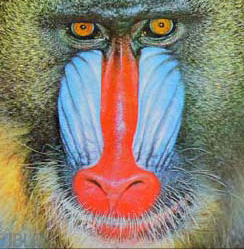
#> input picture TH/Chapter03/Monkey.PNG, 244 x 249 px, found by its file name
$ python Balance_Histogram.py
#> lines starting #> are read from the running program, lines starting #| are printed output that depends on the picture
#Created by Tran Phuoc Loi 2101076

import cv2 as cv
from matplotlib import pyplot as plt
import numpy as np

img = cv.imread('Monkey.png',0)
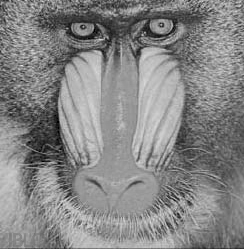
#> img: shape (249, 244); min 0, max 233, mean 133.8
equ = cv.equalizeHist(img)
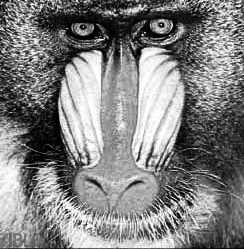
#> equ: shape (249, 244); min 0, max 255, mean 128.6

cv.imshow('Image',img)
cv.waitKey(0)
plt.hist(img.ravel(),256,[0,255])
plt.show()
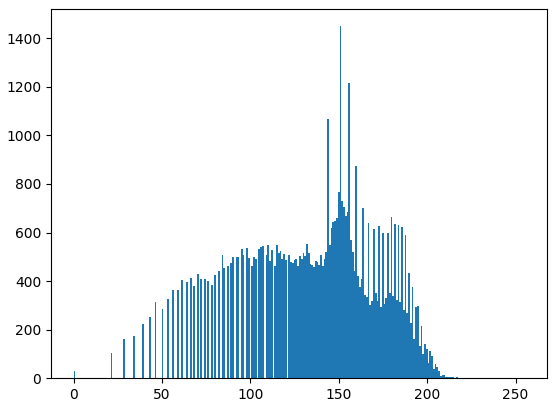
#> figure drawn by matplotlib, 1 panel; tallest bar 1450 high, from x = 150.4 to 151.4

cv.imshow('Image',equ)
cv.waitKey(0)
plt.hist(equ.ravel(),256,[0,255])
plt.show()
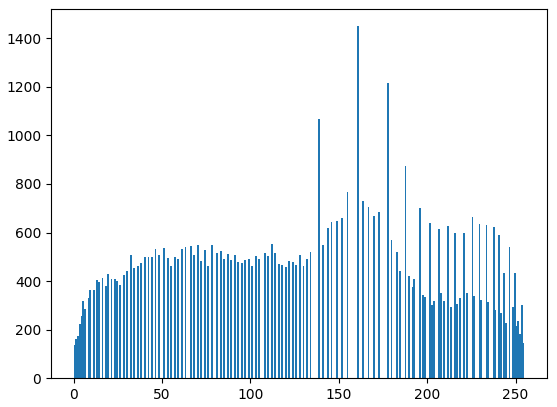
#> figure drawn by matplotlib, 1 panel; tallest bar 1450 high, from x = 160.4 to 161.4

cv.imwrite('MonkeyOut.png',equ)

$ run again, with TH/Chapter03/GauTruc.PNG copied over TH/Chapter03/Monkey.PNG
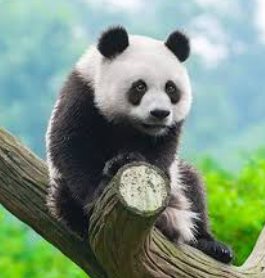
#> input picture TH/Chapter03/GauTruc.PNG, 265 x 278 px, found by its file name
#> `equ = cv.equalizeHist(img)`:
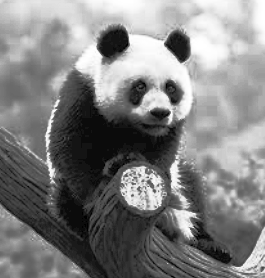
#> equ: shape (278, 265); min 0, max 255, mean 128.9
#> `plt.show()`:
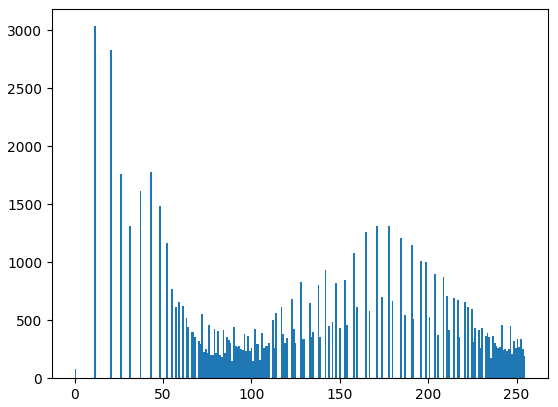
#> figure drawn by matplotlib, 1 panel; tallest bar 3034 high, from x = 10.96 to 11.95
